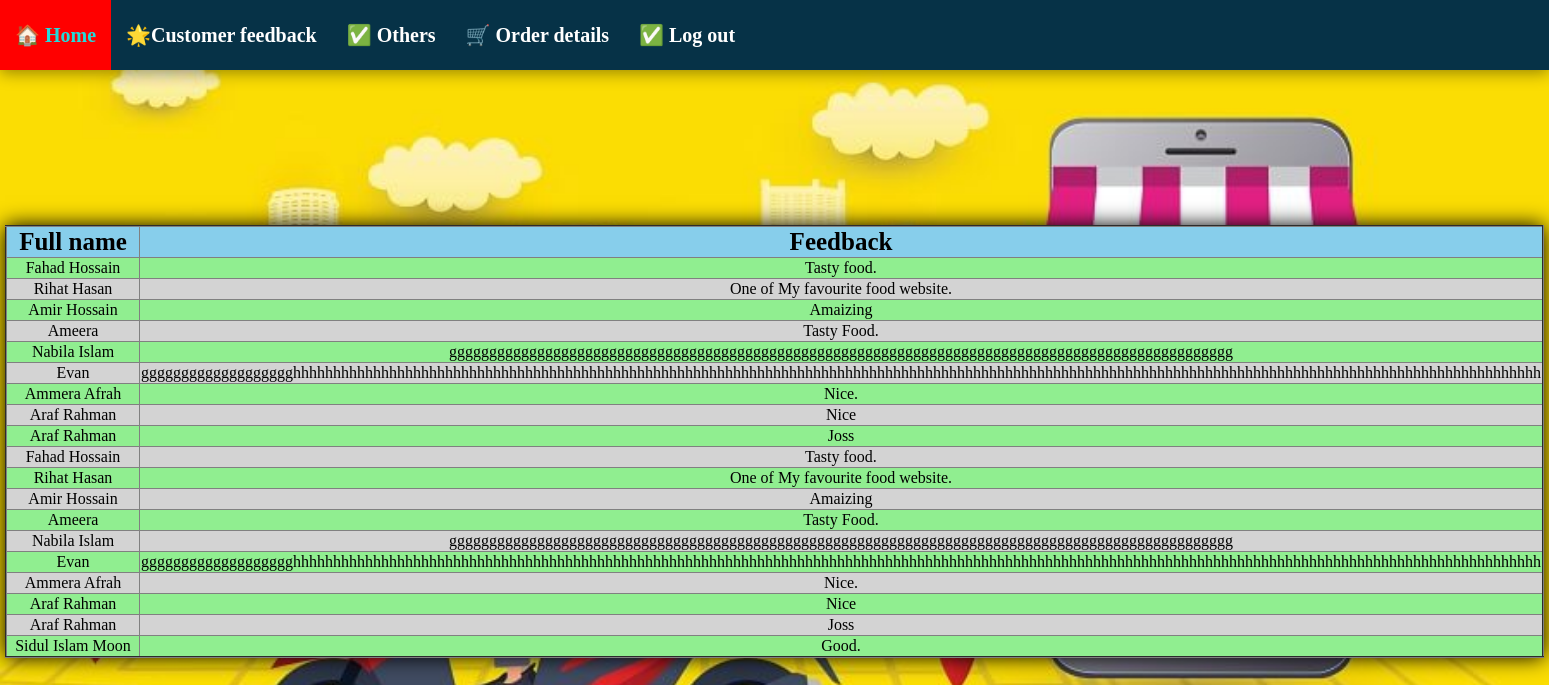
Page /feedback.php on the committed database.
### tables this page shows
CREATE TABLE `contactus` (
  `Fullname` varchar(100) NOT NULL,
  `Phone` varchar(100) NOT NULL,
  `Email` varchar(100) NOT NULL,
  `Feedback` varchar(800) NOT NULL
);

### feedback.php (the view, shortened to what this page needs)
<?php
include("demo1.php");
$con=mysqli_connect("localhost","root","","deliverysystem");
  $sql="select Fullname,Feedback from contactus";
  $res=mysqli_query($con,$sql);
  ?>
  <!DOCTYPE html>
  <html lang="en">
  <head>
  </head>
  <body>
    <table align="center" border="2px" style="height : 200px; width : 900px; text-align:center">
<tr>
<th style="min-width:130px"> Full name </th>
<th> Feedback </th>
</tr>
<?php
while ($row=mysqli_fetch_assoc($res))
  {
?>
<tr>
   <td style="min-width:130px"><?php echo $row['Fullname']; ?> </td>
   <td><?php echo $row['Feedback']; ?> </td>
</tr>
  <?php
  }
  ?>
    </table>
  </body>
  </html>

### demo1.php (style rules this page uses)
body { margin:0; background-image:url("feedback.jpg"); background-attachment:fixed; background-size:cover; }

### feedback.php (style rules this page uses)
table { border-collapse:collapse; margin-top:10%; box-shadow:0 0 20px 0 black; }
th { font-size:25px; background-color:skyblue; }
tr:nth-child(even) { background-color: lightgreen; }
tr:nth-child(odd) { background-color: lightgray; }

### rows in the picture
contactus: Fullname "Fahad Hossain", Feedback "Tasty food."
contactus: Fullname "Rihat Hasan", Feedback "One of My favourite food website."
contactus: Fullname "Amir Hossain", Feedback "Amaizing"
contactus: Fullname "Ameera", Feedback "Tasty Food."
contactus: Fullname "Nabila Islam", Feedback "gggggggggggggggggggggggggggggggggggggggggggggggggggggggggggggggggggggggggggggggggggggggggggggggggg"
contactus: Fullname "Evan", Feedback "ggggggggggggggggggghhhhhhhhhhhhhhhhhhhhhhhhhhhhhhhhhhhhhhhhhhhhhhhhhhhhhhhhhhhhhhhhhhhhhhhhhhhhhhhhhhhhhhhhhhhhhhhhhhhhhhhhhhhhhhhhhhhhhhhhhhhhhhhhhhhhhhhhhhhhhhhhhhhhhhhhhhhh"
contactus: Fullname "Ammera Afrah", Feedback "Nice."
contactus: Fullname "Araf Rahman", Feedback "Nice"
contactus: Fullname "Araf Rahman", Feedback "Joss"
contactus: Fullname "Fahad Hossain", Feedback "Tasty food."
contactus: Fullname "Rihat Hasan", Feedback "One of My favourite food website."
contactus: Fullname "Amir Hossain", Feedback "Amaizing"
contactus: Fullname "Ameera", Feedback "Tasty Food."
contactus: Fullname "Nabila Islam", Feedback "gggggggggggggggggggggggggggggggggggggggggggggggggggggggggggggggggggggggggggggggggggggggggggggggggg"
contactus: Fullname "Evan", Feedback "ggggggggggggggggggghhhhhhhhhhhhhhhhhhhhhhhhhhhhhhhhhhhhhhhhhhhhhhhhhhhhhhhhhhhhhhhhhhhhhhhhhhhhhhhhhhhhhhhhhhhhhhhhhhhhhhhhhhhhhhhhhhhhhhhhhhhhhhhhhhhhhhhhhhhhhhhhhhhhhhhhhhhh"
contactus: Fullname "Ammera Afrah", Feedback "Nice."
contactus: Fullname "Araf Rahman", Feedback "Nice"
contactus: Fullname "Araf Rahman", Feedback "Joss"
contactus: Fullname "Sidul Islam Moon", Feedback "Good."
